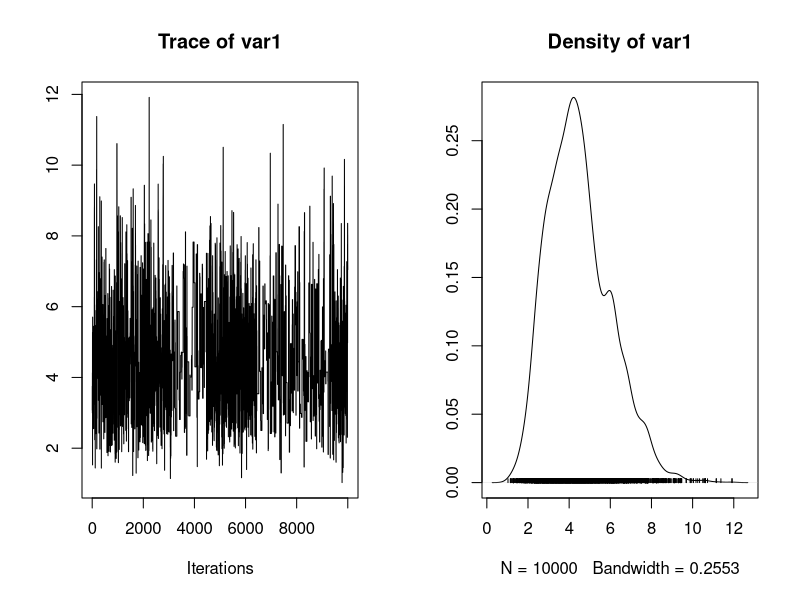
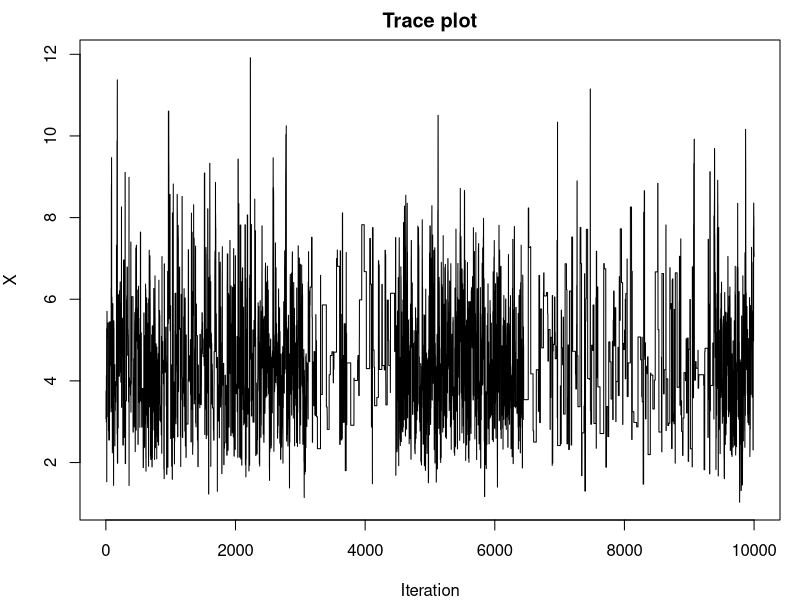
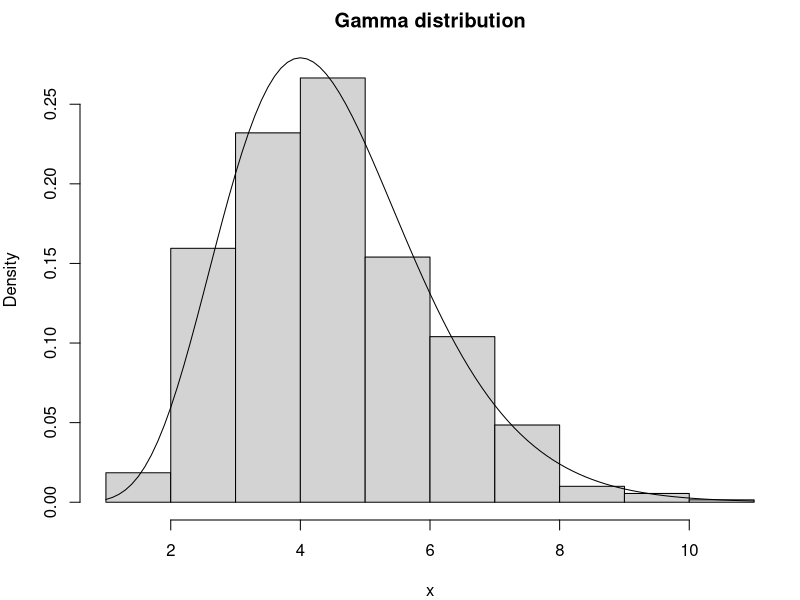
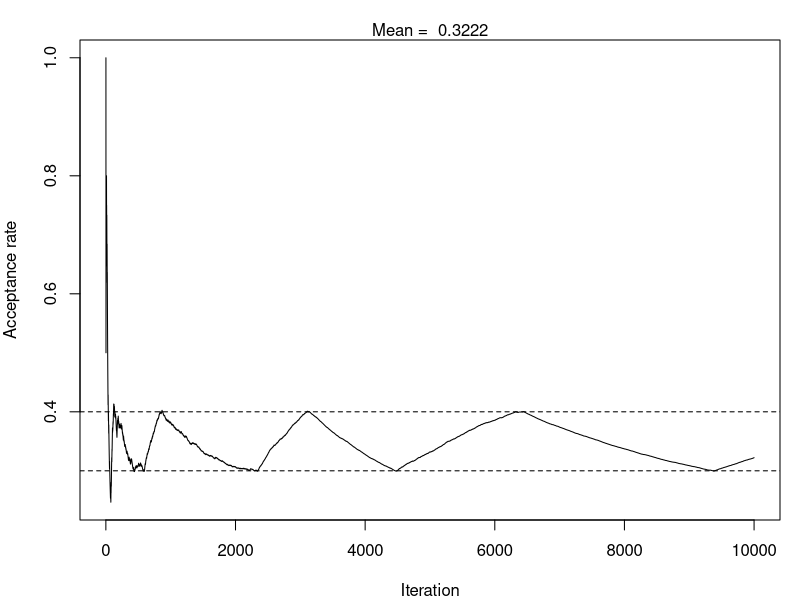

The R script that drew these images, in order:
N = 10000; # number of samples

current_value = 1; # starting value
current_den   = dgamma(current_value, shape = 9, rate = 2, log = TRUE);
sigma         = 1; # proposal length
out   = NULL; # to store samples
count = NULL; # to count the number of proposals accepted

for(i in 1:N){
  
  proposal_value = rnorm(1, mean = current_value, sd = sigma);
  proposal_den   = dgamma(proposal_value, shape = 9, rate = 2, log = TRUE);
  
  alpha = proposal_den - current_den; # log-acceptance pbb
  
  u = log(runif(1)); # = - rexp(1, rate = 1)
  
  if(u <= alpha){
    
    current_value = proposal_value;
    current_den   = proposal_den;
    count = c(count, 1);
    
  }else{
    
    count = c(count, 0);
    
  }
  
  if(mean(count) > 0.4){ 
    
    sigma = sigma * 1.1;
    
  }else if(mean(count) < 0.3){
    
    sigma = sigma * 0.9;
    
  }
  
  out = c(out, current_value);
  
} # end for

### 1 ###
sigma; # proposal steps

### 2 ###
pdf("lab1_traceplot.pdf", width = 12, height = 3.5)
par(mar = c(4,4,2,1))
plot(out, type = "l", xlab="Iteration", ylab = "X",
     main = "Trace plot")
dev.off()

### 3 ###
x = out[seq(1,N, by=5)]; # thining factor

### 4 ###
pdf("lab1_hist.pdf")
par(mar = c(4,4,2,1))
hist(x, freq = FALSE, ylim = c(0, max(dgamma(x, shape=9, rate=2))),
     main = "Gamma distribution"); 
curve(dgamma(x, shape = 9, rate = 2), add=TRUE);
dev.off()

### 5 ###
pdf("lab1_acceptanceRate.pdf")
par(mar = c(4,4,2,1))
plot(cumsum(count)/(1:N), type = "l", ylab = "Acceptance rate", 
     xlab = "Iteration");
abline(h = 0.3, lty = 2);
abline(h = 0.4, lty = 2);
mtext(paste("Mean = ", mean(count)), side = 3)
dev.off()

### 6 ###

round(mean(x), 2); # sample mean
9/2; # true value

round(mean((x - mean(x))^2), 2); # Sample variance
9/2^2; # true variance

### Post analysis with coda package ###
library(coda)

y.mcmc = mcmc(out);
summary(y.mcmc);
plot(y.mcmc)

effectiveSize(y.mcmc);
acceptance_rate = 1-rejectionRate(y.mcmc);
acceptance_rate;
